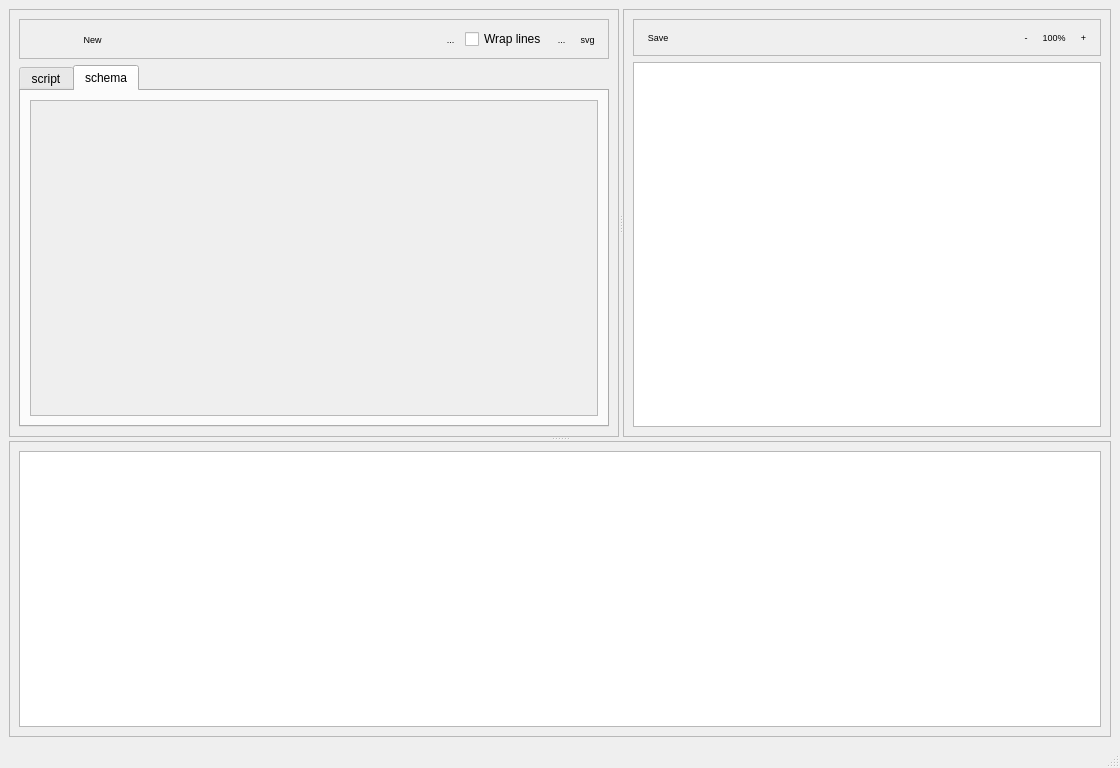
<?xml version="1.0" encoding="UTF-8"?>
<ui version="4.0">
 <class>MainWindow</class>
 <widget class="QMainWindow" name="MainWindow">
  <property name="geometry">
   <rect>
    <x>0</x>
    <y>0</y>
    <width>1120</width>
    <height>768</height>
   </rect>
  </property>
  <property name="sizePolicy">
   <sizepolicy hsizetype="Expanding" vsizetype="Expanding">
    <horstretch>0</horstretch>
    <verstretch>0</verstretch>
   </sizepolicy>
  </property>
  <property name="windowTitle">
   <string>Bpmn to SVG</string>
  </property>
  <property name="windowIcon">
   <iconset>
    <normaloff>resources/generate-svg.png</normaloff>resources/generate-svg.png</iconset>
  </property>
  <property name="styleSheet">
   <string notr="true"/>
  </property>
  <widget class="QWidget" name="centralwidget">
   <property name="sizePolicy">
    <sizepolicy hsizetype="Expanding" vsizetype="Expanding">
     <horstretch>0</horstretch>
     <verstretch>0</verstretch>
    </sizepolicy>
   </property>
   <property name="styleSheet">
    <string notr="true"/>
   </property>
   <layout class="QGridLayout" name="gridLayout_2">
    <item row="0" column="0">
     <widget class="QSplitter" name="splitter_vertical">
      <property name="sizePolicy">
       <sizepolicy hsizetype="Preferred" vsizetype="Expanding">
        <horstretch>0</horstretch>
        <verstretch>0</verstretch>
       </sizepolicy>
      </property>
      <property name="orientation">
       <enum>Qt::Vertical</enum>
      </property>
      <widget class="QSplitter" name="splitter_horizontal">
       <property name="sizePolicy">
        <sizepolicy hsizetype="Expanding" vsizetype="Expanding">
         <horstretch>0</horstretch>
         <verstretch>0</verstretch>
        </sizepolicy>
       </property>
       <property name="orientation">
        <enum>Qt::Horizontal</enum>
       </property>
       <widget class="QFrame" name="frame_workarea">
        <property name="sizePolicy">
         <sizepolicy hsizetype="Expanding" vsizetype="Expanding">
          <horstretch>0</horstretch>
          <verstretch>0</verstretch>
         </sizepolicy>
        </property>
        <property name="styleSheet">
         <string notr="true">background-color: '#e0e0e0';</string>
        </property>
        <property name="frameShape">
         <enum>QFrame::StyledPanel</enum>
        </property>
        <property name="frameShadow">
         <enum>QFrame::Raised</enum>
        </property>
        <layout class="QVBoxLayout" name="verticalLayout">
         <item>
          <widget class="QFrame" name="frame_workarea_buttons">
           <property name="sizePolicy">
            <sizepolicy hsizetype="Expanding" vsizetype="Preferred">
             <horstretch>0</horstretch>
             <verstretch>0</verstretch>
            </sizepolicy>
           </property>
           <property name="styleSheet">
            <string notr="true">background-color: '#d0d0d0'</string>
           </property>
           <property name="frameShape">
            <enum>QFrame::StyledPanel</enum>
           </property>
           <property name="frameShadow">
            <enum>QFrame::Raised</enum>
           </property>
           <layout class="QHBoxLayout" name="horizontalLayout">
            <item>
             <widget class="QToolButton" name="button_open_file">
              <property name="toolTip">
               <string>Open a bpmn file</string>
              </property>
              <property name="styleSheet">
               <string notr="true">font-size: 9px; border: 0px; background-color: none</string>
              </property>
              <property name="text">
               <string/>
              </property>
              <property name="icon">
               <iconset>
                <normaloff>resources/open-bpmn.png</normaloff>resources/open-bpmn.png</iconset>
              </property>
              <property name="shortcut">
               <string>Ctrl+O</string>
              </property>
              <property name="toolButtonStyle">
               <enum>Qt::ToolButtonIconOnly</enum>
              </property>
             </widget>
            </item>
            <item>
             <widget class="QToolButton" name="button_save_file">
              <property name="toolTip">
               <string>Save bpmn script</string>
              </property>
              <property name="styleSheet">
               <string notr="true">font-size: 9px; border: 0px; background-color: none</string>
              </property>
              <property name="text">
               <string/>
              </property>
              <property name="icon">
               <iconset>
                <normaloff>resources/save-bpmn.png</normaloff>resources/save-bpmn.png</iconset>
              </property>
              <property name="shortcut">
               <string>Ctrl+S</string>
              </property>
             </widget>
            </item>
            <item>
             <widget class="QToolButton" name="button_new_file">
              <property name="toolTip">
               <string>New bpmn script</string>
              </property>
              <property name="styleSheet">
               <string notr="true">font-size: 9px; border: 0px; background-color: none</string>
              </property>
              <property name="text">
               <string>New</string>
              </property>
              <property name="icon">
               <iconset>
                <normaloff>resources/new-bpmn.jpeg</normaloff>resources/new-bpmn.jpeg</iconset>
              </property>
              <property name="shortcut">
               <string>Ctrl+N</string>
              </property>
             </widget>
            </item>
            <item>
             <spacer name="horizontalSpacer">
              <property name="orientation">
               <enum>Qt::Horizontal</enum>
              </property>
              <property name="sizeHint" stdset="0">
               <size>
                <width>40</width>
                <height>20</height>
               </size>
              </property>
             </spacer>
            </item>
            <item>
             <widget class="QToolButton" name="button_decrease">
              <property name="styleSheet">
               <string notr="true">font-size: 9px; border: 0px; background-color: none</string>
              </property>
              <property name="text">
               <string/>
              </property>
              <property name="icon">
               <iconset>
                <normaloff>resources/decrease.webp</normaloff>resources/decrease.webp</iconset>
              </property>
             </widget>
            </item>
            <item>
             <widget class="QToolButton" name="button_increase">
              <property name="styleSheet">
               <string notr="true">font-size: 9px; border: 0px; background-color: none</string>
              </property>
              <property name="text">
               <string>...</string>
              </property>
              <property name="icon">
               <iconset>
                <normaloff>resources/increase.png</normaloff>resources/increase.png</iconset>
              </property>
             </widget>
            </item>
            <item>
             <widget class="QCheckBox" name="check_linewrap">
              <property name="text">
               <string>Wrap lines</string>
              </property>
              <property name="checked">
               <bool>false</bool>
              </property>
             </widget>
            </item>
            <item>
             <widget class="QToolButton" name="button_generate_script">
              <property name="toolTip">
               <string>Generate bpmn script from schema</string>
              </property>
              <property name="styleSheet">
               <string notr="true">font-size: 9px; border: 0px; background-color: none</string>
              </property>
              <property name="text">
               <string>...</string>
              </property>
              <property name="icon">
               <iconset>
                <normaloff>resources/generate-script.png</normaloff>resources/generate-script.png</iconset>
              </property>
             </widget>
            </item>
            <item>
             <widget class="QToolButton" name="button_generate_svg">
              <property name="toolTip">
               <string>Generate SVG from bpmn schema</string>
              </property>
              <property name="styleSheet">
               <string notr="true">font-size: 9px; border: 0px; background-color: none</string>
              </property>
              <property name="text">
               <string>svg</string>
              </property>
              <property name="icon">
               <iconset>
                <normaloff>resources/generate-svg.png</normaloff>resources/generate-svg.png</iconset>
              </property>
              <property name="shortcut">
               <string>Ctrl+G</string>
              </property>
             </widget>
            </item>
           </layout>
          </widget>
         </item>
         <item>
          <widget class="QTabWidget" name="tabWidget_workarea">
           <property name="sizePolicy">
            <sizepolicy hsizetype="Expanding" vsizetype="Expanding">
             <horstretch>0</horstretch>
             <verstretch>0</verstretch>
            </sizepolicy>
           </property>
           <property name="currentIndex">
            <number>1</number>
           </property>
           <widget class="QWidget" name="tab_script">
            <property name="sizePolicy">
             <sizepolicy hsizetype="Expanding" vsizetype="Expanding">
              <horstretch>0</horstretch>
              <verstretch>0</verstretch>
             </sizepolicy>
            </property>
            <attribute name="title">
             <string>script</string>
            </attribute>
            <layout class="QGridLayout" name="gridLayout">
             <item row="0" column="0">
              <widget class="QPlainTextEdit" name="plainTextEdit_file">
               <property name="font">
                <font>
                 <family>Consolas</family>
                </font>
               </property>
               <property name="styleSheet">
                <string notr="true">background-color: '#f8f8f8'</string>
               </property>
               <property name="lineWrapMode">
                <enum>QPlainTextEdit::NoWrap</enum>
               </property>
              </widget>
             </item>
            </layout>
           </widget>
           <widget class="QWidget" name="tab_schema">
            <property name="sizePolicy">
             <sizepolicy hsizetype="Expanding" vsizetype="Expanding">
              <horstretch>0</horstretch>
              <verstretch>0</verstretch>
             </sizepolicy>
            </property>
            <attribute name="title">
             <string>schema</string>
            </attribute>
            <layout class="QGridLayout" name="gridLayout_4">
             <item row="0" column="0">
              <widget class="QScrollArea" name="scrollArea">
               <property name="widgetResizable">
                <bool>true</bool>
               </property>
               <widget class="QWidget" name="scrollAreaWidgetContents">
                <property name="geometry">
                 <rect>
                  <x>0</x>
                  <y>0</y>
                  <width>574</width>
                  <height>303</height>
                 </rect>
                </property>
                <property name="sizePolicy">
                 <sizepolicy hsizetype="Expanding" vsizetype="Expanding">
                  <horstretch>0</horstretch>
                  <verstretch>0</verstretch>
                 </sizepolicy>
                </property>
               </widget>
              </widget>
             </item>
            </layout>
           </widget>
          </widget>
         </item>
        </layout>
       </widget>
       <widget class="QFrame" name="frame_svgarea">
        <property name="styleSheet">
         <string notr="true">background-color: '#e0e0e0';</string>
        </property>
        <property name="frameShape">
         <enum>QFrame::StyledPanel</enum>
        </property>
        <property name="frameShadow">
         <enum>QFrame::Raised</enum>
        </property>
        <layout class="QVBoxLayout" name="verticalLayout_2">
         <item>
          <layout class="QGridLayout" name="gridLayout_svgarea">
           <item row="1" column="0">
            <widget class="QGraphicsView" name="graphicsView_svg">
             <property name="sizePolicy">
              <sizepolicy hsizetype="Expanding" vsizetype="Expanding">
               <horstretch>0</horstretch>
               <verstretch>0</verstretch>
              </sizepolicy>
             </property>
             <property name="styleSheet">
              <string notr="true">background-color: '#f8f8f8'</string>
             </property>
            </widget>
           </item>
           <item row="0" column="0">
            <widget class="QFrame" name="frame_svgarea_buttons">
             <property name="sizePolicy">
              <sizepolicy hsizetype="Expanding" vsizetype="Preferred">
               <horstretch>0</horstretch>
               <verstretch>0</verstretch>
              </sizepolicy>
             </property>
             <property name="styleSheet">
              <string notr="true">background-color: '#d0d0d0'</string>
             </property>
             <property name="frameShape">
              <enum>QFrame::StyledPanel</enum>
             </property>
             <property name="frameShadow">
              <enum>QFrame::Raised</enum>
             </property>
             <layout class="QHBoxLayout" name="horizontalLayout_2">
              <item>
               <widget class="QToolButton" name="button_save_svg">
                <property name="toolTip">
                 <string>Save SVG</string>
                </property>
                <property name="styleSheet">
                 <string notr="true">font-size: 9px; border: 0px; background-color: none</string>
                </property>
                <property name="text">
                 <string>Save</string>
                </property>
                <property name="icon">
                 <iconset>
                  <normaloff>resources/save-bpmn.png</normaloff>resources/save-bpmn.png</iconset>
                </property>
               </widget>
              </item>
              <item>
               <spacer name="horizontalSpacer_2">
                <property name="orientation">
                 <enum>Qt::Horizontal</enum>
                </property>
                <property name="sizeHint" stdset="0">
                 <size>
                  <width>37</width>
                  <height>17</height>
                 </size>
                </property>
               </spacer>
              </item>
              <item>
               <widget class="QToolButton" name="button_zoom_out">
                <property name="styleSheet">
                 <string notr="true">font-size: 9px; border: 0px; background-color: none</string>
                </property>
                <property name="text">
                 <string>-</string>
                </property>
                <property name="icon">
                 <iconset>
                  <normaloff>resources/svg/zoom-out.png</normaloff>resources/svg/zoom-out.png</iconset>
                </property>
                <property name="shortcut">
                 <string>Ctrl+-</string>
                </property>
               </widget>
              </item>
              <item>
               <widget class="QToolButton" name="button_zoom_100">
                <property name="styleSheet">
                 <string notr="true">font-size: 9px; border: 0px; background-color: none</string>
                </property>
                <property name="text">
                 <string>100%</string>
                </property>
               </widget>
              </item>
              <item>
               <widget class="QToolButton" name="button_zoom_in">
                <property name="styleSheet">
                 <string notr="true">font-size: 9px; border: 0px; background-color: none</string>
                </property>
                <property name="text">
                 <string>+</string>
                </property>
                <property name="icon">
                 <iconset>
                  <normaloff>resources/svg/zoom-in.png</normaloff>resources/svg/zoom-in.png</iconset>
                </property>
                <property name="shortcut">
                 <string>Ctrl+=</string>
                </property>
               </widget>
              </item>
             </layout>
            </widget>
           </item>
          </layout>
         </item>
        </layout>
       </widget>
      </widget>
      <widget class="QFrame" name="frame_logarea">
       <property name="sizePolicy">
        <sizepolicy hsizetype="Preferred" vsizetype="Minimum">
         <horstretch>4</horstretch>
         <verstretch>0</verstretch>
        </sizepolicy>
       </property>
       <property name="minimumSize">
        <size>
         <width>0</width>
         <height>100</height>
        </size>
       </property>
       <property name="styleSheet">
        <string notr="true">background-color: '#e0e0e0';</string>
       </property>
       <property name="frameShape">
        <enum>QFrame::StyledPanel</enum>
       </property>
       <property name="frameShadow">
        <enum>QFrame::Raised</enum>
       </property>
       <layout class="QGridLayout" name="gridLayout_3">
        <item row="0" column="0">
         <widget class="QPlainTextEdit" name="plainTextEdit_log">
          <property name="sizePolicy">
           <sizepolicy hsizetype="Expanding" vsizetype="Minimum">
            <horstretch>0</horstretch>
            <verstretch>0</verstretch>
           </sizepolicy>
          </property>
          <property name="minimumSize">
           <size>
            <width>0</width>
            <height>100</height>
           </size>
          </property>
          <property name="styleSheet">
           <string notr="true">background-color: '#f8f8f8'</string>
          </property>
         </widget>
        </item>
       </layout>
      </widget>
     </widget>
    </item>
   </layout>
  </widget>
  <widget class="QMenuBar" name="menubar">
   <property name="geometry">
    <rect>
     <x>0</x>
     <y>0</y>
     <width>1120</width>
     <height>21</height>
    </rect>
   </property>
  </widget>
  <widget class="QStatusBar" name="statusbar"/>
 </widget>
 <resources>
  <include location="ui-resources.qrc"/>
 </resources>
 <connections/>
</ui>
